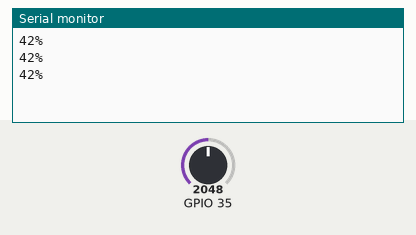
Simulated run of this sketch. Board: ESP32. Shown: the last lines printed to the serial monitor. The inputs (shaded band) are chosen by the test bench; at power-on: GPIO 35 = 2048.

Above: at 1.3 s.
1.4 s: GPIO 35 set to 2866
At 1.9 s:
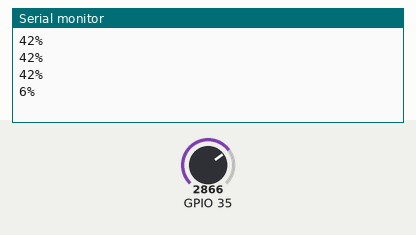
2.9 s: GPIO 35 set to 3603
At 3.4 s:
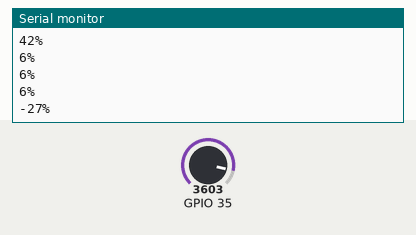
Timing chart, 0 to 5.9 s (numbered marks = the images above; inputs shaded):
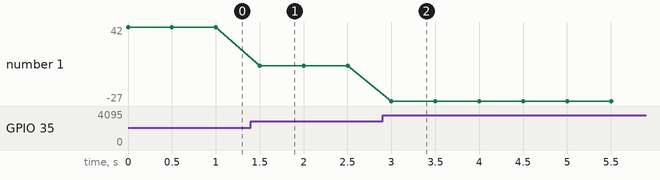

Measured:
- after the input at 1.4 s, the serial monitor: prints a new line after 0.10 s (image 1)
- after the input at 2.9 s, the serial monitor: prints a new line after 0.10 s (image 2)
- plotted number 1: 42 → 6 after the input at 1.4 s, 6 → -27 after the input at 2.9 s

The sketch:

kalibrasiawal_soilmoisture.ino
```cpp
const int dry = 2992; // value for dry sensor
const int wet = 1097; // value for wet sensor


void setup() {
  Serial.begin(115200);
}

// void loop() {
//   Serial.println(analogRead(35)); //pin harus analog
//   delay(200);
// }
//nilai yang diambil rata2

void loop()
{
   int sensorVal = analogRead(35);

   int percentageHumididy = map(sensorVal, wet, dry, 84, 0);

   Serial.print(percentageHumididy);
   Serial.println("%");

   delay(500);
}
```
